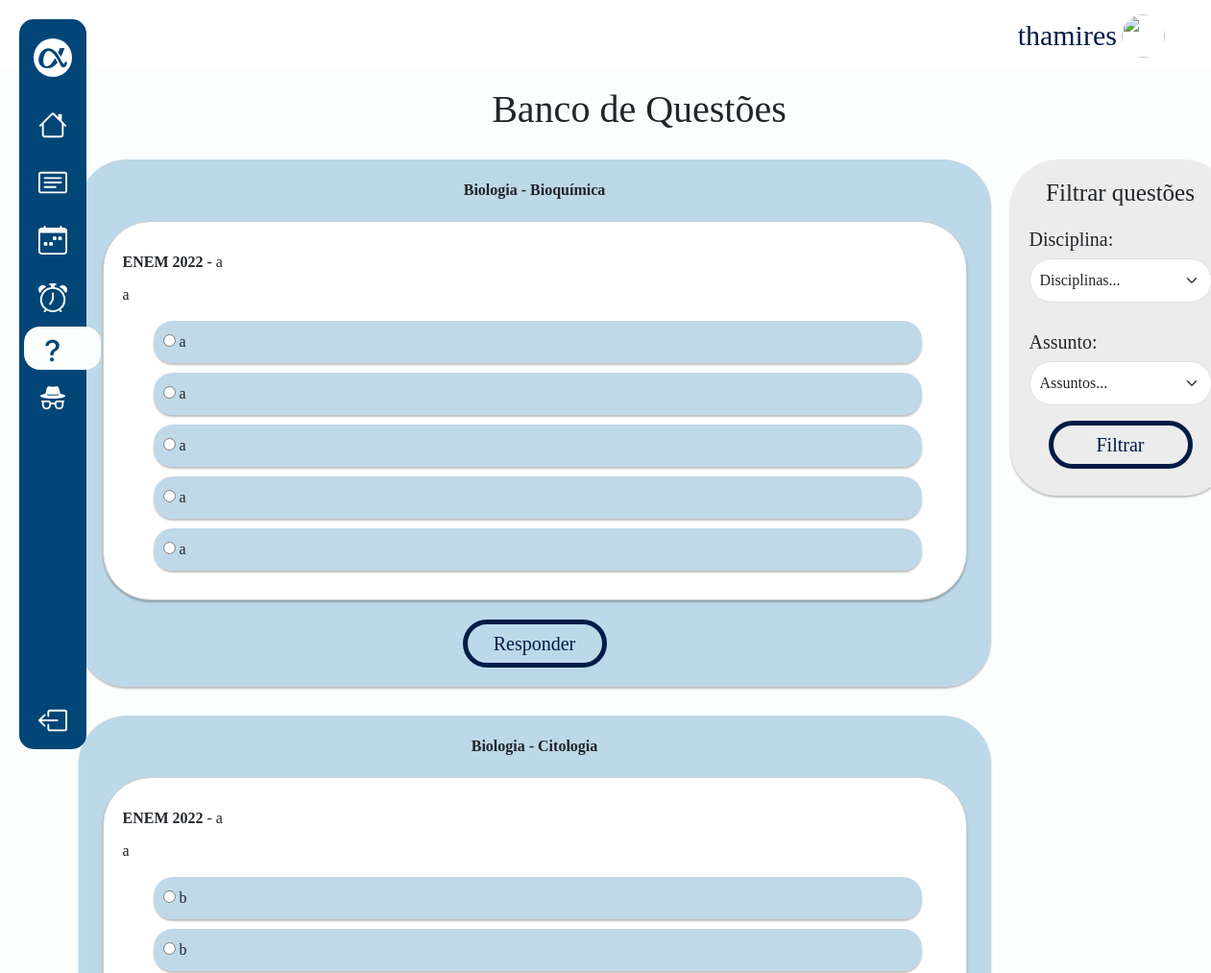
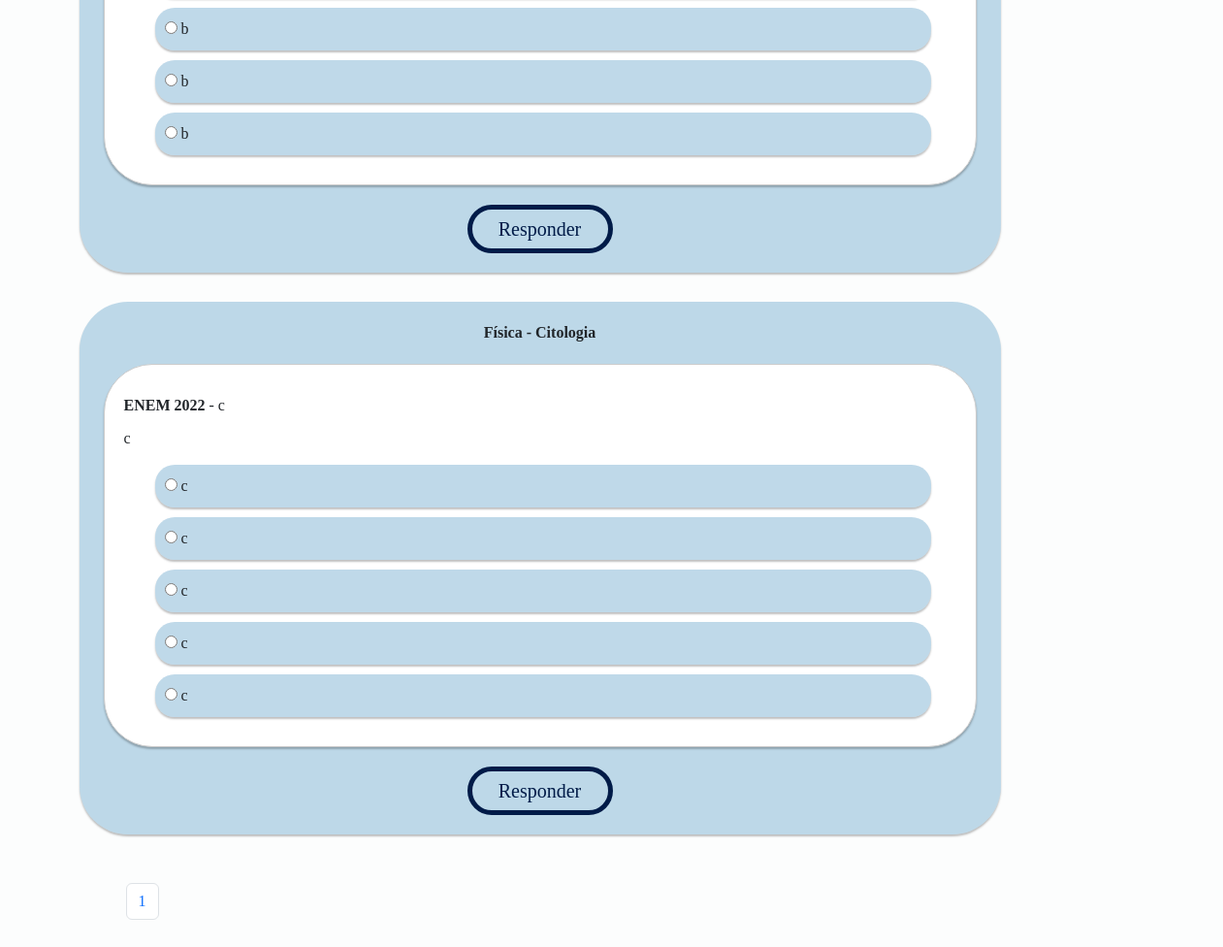
Screenshot of /questoes/ (signed in) with the database file from the repository (2 pictures, top to bottom).
### questoes/models.py (models this page shows, shortened)
class Questao(models.Model):
    disciplina = models.ForeignKey(Disciplina, on_delete=models.CASCADE)
    assunto = models.ForeignKey(Assunto, on_delete=models.CASCADE, null=True)
    instituicao_ano = models.CharField(max_length=150, default="")
    texto = models.TextField(default="")
    enunciado = models.TextField(default="")
    ordem = models.PositiveIntegerField(default=0)
    respondida = models.BooleanField(default=False)
    questoes_certas = models.PositiveIntegerField(default=0)
    questoes_erradas = models.PositiveIntegerField(default=0)

class Disciplina(models.Model):
    nome = models.CharField(max_length=100, default="")
    def __str__(self):
        return self.nome

class Assunto(models.Model):
    disciplina = models.ForeignKey(Disciplina, on_delete=models.CASCADE)
    assunto = models.CharField(max_length=150, default="")
    def __str__(self):
        return self.assunto

class Alternativa(models.Model):
    questao = models.ForeignKey(Questao, related_name='alternativas', on_delete=models.CASCADE)
    texto = models.TextField(default="")
    correta = models.BooleanField(default=False)

### questoes/views.py (the view)
# urls.py: path('questoes/', views.lista_questoes, name='lista_questoes'),
@login_required
def lista_questoes(request):
    disciplinas = Disciplina.objects.all()
    questoes = Questao.objects.all()
    questoes_por_pagina = 5
    paginator = Paginator(questoes, questoes_por_pagina)
    page_number = request.GET.get('page')
    page = paginator.get_page(page_number)
    context = {
        'disciplinas': disciplinas,
        'questoes': page,
    }
    return render(request, 'questoes/pages/lista_questoes.html', context)

### questoes/templates/questoes/pages/lista_questoes.html (shortened to what this page needs)
{% extends "core/partials/base.html" %}
{% load static %}
{% block head%}
<link rel="stylesheet" href="{% static 'questoes\css\style.css' %}">
{% endblock %}
{% block linkq%} ativo {% endblock %}
{% block content %}
<main class="main-content-container">
    <h1 class="title-questoes">Banco de Questões</h1>
    <div class="main">
        {% include 'questoes/partials/questoes.html' %}
        {% include 'questoes/partials/filtro.html' %}
    </div>
    {% include 'questoes/partials/paginacao.html' %}
</main>
<br><br>
{% endblock %}

### core/templates/core/partials/base.html (shortened to what this page needs)
{% load static %}
<!DOCTYPE html>
<html lang="pt-br">
<head>
    <link href="https://cdn.jsdelivr.net/npm/bootstrap@5.3.2/dist/css/bootstrap.min.css" rel="stylesheet"
>
    {% block head%} {% endblock %}
    <link rel="stylesheet" href="{% static 'css/style.css' %}">
    <link rel="stylesheet" href="{% static 'core/css/dashboard.css' %}">
</head>
<body>
    <div class="d-flex">
        <header class="headerdash ">
            <div class="username">
                <p class="">{{user.username}}</p>
                <a href="{% url 'profile' %}">
                <img class="imguser" src="{{ user.profile.image.url }}" alt="">
                </a>
            </div>
        </header>
        <nav class="menu-lateral">
            <div class="items">
                <ul class="navul">
                    <li class="item-nav logo d-flex align-items-center justify-content-center">
                        <a href="{% url 'index' %}"><img class="navimg" src="{% static 'core/img/navlogo.svg' %}"
                                alt=""></a>
                    </li>
                    <li class="item-nav {% block linkh%} {% endblock %}">
                        <a href="{% url 'dashboard' %}"></a>
                    </li>
                    <li class="item-nav {% block linkf%} {% endblock %}">
                        <a href="{% url 'flashcards' %}"></a>
                    </li>
                    <li class="item-nav {% block linkc%} {% endblock %}">
                        <a href="{% url 'calendario' %}"></a>
                    </li>
                    <li class="item-nav {% block linkp%} {% endblock %}">
                        <a href="{% url 'pomodoro' %}"></a>
                    </li>
                    <li class="item-nav {% block linkq%} {% endblock %}">
                        <a href="{% url 'estatisticas' %}"></a>
                    </li>
                    {% if user.is_superuser %}
                        <li class="item-nav">
                            <a href="{% url 'arearestrita'%}">
                            </a>
                        </li>
                    {% endif %}
                    <li class="item-nav sair">
                        <a href="{% url 'logout' %}"></a>
                    </li>
                </ul>
            </div>
        </nav>
    </div>
    <main class="d-flex justify-content-center maincentro">
        <div class="centro">
            {% block content %}
            {% endblock %}
        </div>
    </main>
</body>
</html>

### questoes/templates/questoes/partials/questoes.html (shortened to what this page needs)
<div class="questao">
    <ul class="questao">
        {% for questao in questoes %}
        <div class="container-azul">
            <div class="instituicao_ano">
                <strong>{{ questao.disciplina}} - {{questao.assunto}}</strong>
            </div>
            <div class="central">
            <div class="container-branco">
                <li class="questao_texto">
                    <strong>{{ questao.instituicao_ano }}</strong> - {{ questao.texto }}
                </li>
                <li class="questao_enunciado">{{ questao.enunciado }}</li>
                <form method="post" action="{% url 'verificar_resposta' questao.id %}">
                    <ul  class="alternativas-container">
                        {% for alternativa in questao.alternativas.all %}
                        <li id="alternativa" >
                            <label>
                                <input type="radio" name="alternativa" value="{{ alternativa.id }}">
                                {{ alternativa.texto }}
                            </label>
                        </li>
                        {% endfor %}
                    </ul>
                </div>
            </div>
                <div class="responder">
                    <button type="submit" class="btn-responder" data-questao-id="{{ questao.id }}">Responder</button>
                </div>
            </div>
        {% endfor %}
    </ul>
</div>

### questoes/static/questoes/css/style.css (style rules this page uses)
.main { margin: 0; padding: 0; display: flex; justify-content: center; align-items: center; align-items: flex-start; }
.container-azul { background: rgba(45, 130, 181, 0.30); width: 950px; border-radius: 50px; padding: 20px; margin-bottom: 30px; box-shadow: 0px 2px 2px rgba(0, 0, 0, 0.25); }
.central { display: flex; justify-content: center; align-items: center; }
.container-branco { background: #ffffff; width: 900px; border-radius: 50px; padding: 20px; border: 1px solid #ccc; text-align: center; margin-bottom: 20px; margin-top: 20px; box-shadow: 0px 2px 2px rgba(0, 0, 0, 0.25); }
#alternativa { background: rgb(45, 130, 181, 0.30); border-radius: 20px; max-width: 800px; box-shadow: 0px 2px 2px rgba(0, 0, 0, 0.25); margin-bottom: 10px; display: block; text-align: justify; padding: 10px; }
.instituicao_ano { text-align: center; }
.title-questoes { text-align: center; padding: 20px; }
.questao_texto { text-align: justify; margin-bottom: 10px; margin-top: 10px; }
ul { list-style: none; }
.questao { list-style-type: none; }
.questao_enunciado { margin-bottom: 15px; text-align: justify; }
button { border-radius: 100px; border: 5px solid #001B48; background: rgba(217, 217, 217, 0); width: 150px; height: 50px; margin: auto; display:block; }
.responder button { margin: auto; text-decoration: none; color: #001B48; font-size: 20px; }
.responder { text-align: center; }
p { text-align: justify; }

### static/css/style.css (style rules this page uses)
:root { --cor-1: #001B48; --cor-2: #024577; --cor-3: #015C92; --cor-4: #2d82B5; --cor-5: #018ABE; --cor-6: #97C4D8; --cor-7: #88CDF6; --cor-8: #B6E6FF; --cor-9: #D6E8EE; --cor-10: #ECEFF1; }
* { font-family: 'Merriweather'; }
main { background-color: #FCFDFD; }
p { font-size: 16px; font-weight: 400; }
nav { width: 100%; }
.logo { max-height: 140px; }

### core/static/core/css/dashboard.css (style rules this page uses)
.username { color: #001B48; display: flex; justify-content: flex-end; margin: 15px; max-width: 95%; }
.username p { margin: 5px; font-size: 30px; font-weight: 400; line-height: normal; }
.imguser { width: 45px !important; height: 45px !important; border-radius: 45px ; }
.headerdash { height: 70px; background-color: #fff; width: 100%; }
body { background-color: #FCFDFD; }
nav.menu-lateral { width: 70px; height: 95vh; background-color: #024577; margin: 20px; position: fixed; border-radius: 15px; }
.item-nav.logo { border-radius: 50%; width: 40px; height: 40px; background-color: #fff; margin-bottom: 20px; }
.item-nav svg { fill: #fff; }
.item-nav img { fill: #fff; }
.item-nav { padding-top: 15px; padding-bottom: 15px; display: flex; list-style-type: none; }
.ativo { background-color: #FCFDFD; border-radius: 16.5px; width: 80px; height: 45px; margin-left: 20px; padding: 10px 15px; }
.ativo svg { fill: #024577; }
.navul { margin-top: 20px; padding-left: 0; display: flex; flex-direction: column; align-items: center; justify-content: flex-start; }
ul .sair { position: absolute; bottom: 0; }
.centro { margin: auto; max-width: 90%; }
.maincentro { padding-left: 70px; }

### rows the page displays
Questao: disciplina "Biologia", assunto "Bioquímica", instituicao_ano "ENEM 2022", texto "a", enunciado "a"
Alternativa: texto "a"
Alternativa: texto "a"
Alternativa: texto "a"
Alternativa: texto "a"
Alternativa: texto "a"
Questao: disciplina "Biologia", assunto "Citologia", instituicao_ano "ENEM 2022", texto "a", enunciado "a"
Alternativa: texto "b"
Alternativa: texto "b"
Alternativa: texto "b"
Alternativa: texto "b"
Alternativa: texto "b"
Questao: disciplina "Física", assunto "Citologia", instituicao_ano "ENEM 2022", texto "c", enunciado "c"
Alternativa: texto "c"
Alternativa: texto "c"
Alternativa: texto "c"
Alternativa: texto "c"
Alternativa: texto "c"

### other values shown
{{ user.username }} "thamires"
{{ questoes.number }} "1"
